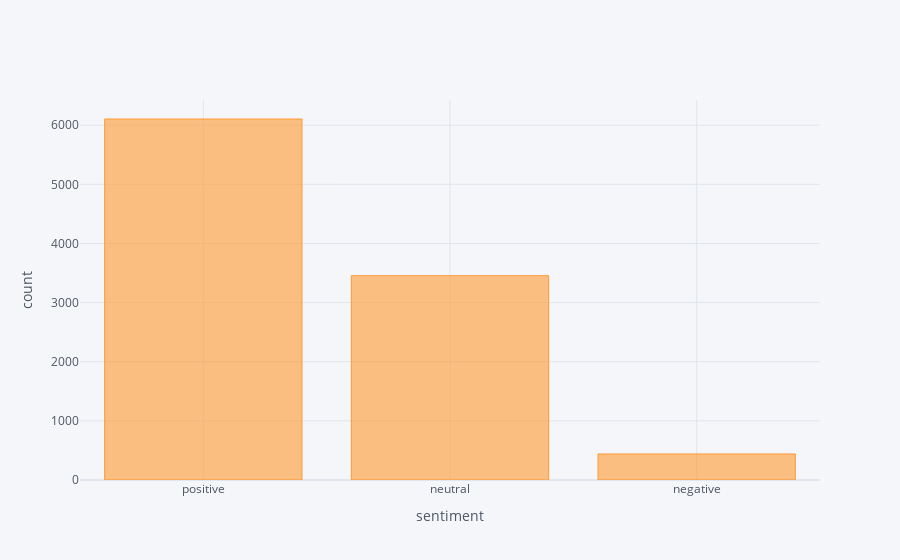

Notebook code cell kept with this figure:
### Code cell
twitter_data["sentiment"].value_counts().iplot(kind="bar",xTitle="sentiment",yTitle="count")

### Figure 1 — Plotly figure (JSON) as saved in the notebook; plotly's stock layout.template omitted (floating-point values rounded to 4 significant figures)
{"data": [{"marker": {"color": "rgba(255, 153, 51, 0.6)", "line": {"color": "rgba(255, 153, 51, 1.0)", "width": 1}}, "name": "sentiment", "orientation": "v", "text": "", "type": "bar", "x": ["positive", "neutral", "negative"], "y": [6105, 3455, 440]}], "layout": {"legend": {"bgcolor": "#F5F6F9", "font": {"color": "#4D5663"}}, "paper_bgcolor": "#F5F6F9", "plot_bgcolor": "#F5F6F9", "title": {"font": {"color": "#4D5663"}}, "xaxis": {"gridcolor": "#E1E5ED", "showgrid": true, "tickfont": {"color": "#4D5663"}, "title": {"font": {"color": "#4D5663"}, "text": "sentiment"}, "zerolinecolor": "#E1E5ED"}, "yaxis": {"gridcolor": "#E1E5ED", "showgrid": true, "tickfont": {"color": "#4D5663"}, "title": {"font": {"color": "#4D5663"}, "text": "count"}, "zerolinecolor": "#E1E5ED"}}}
